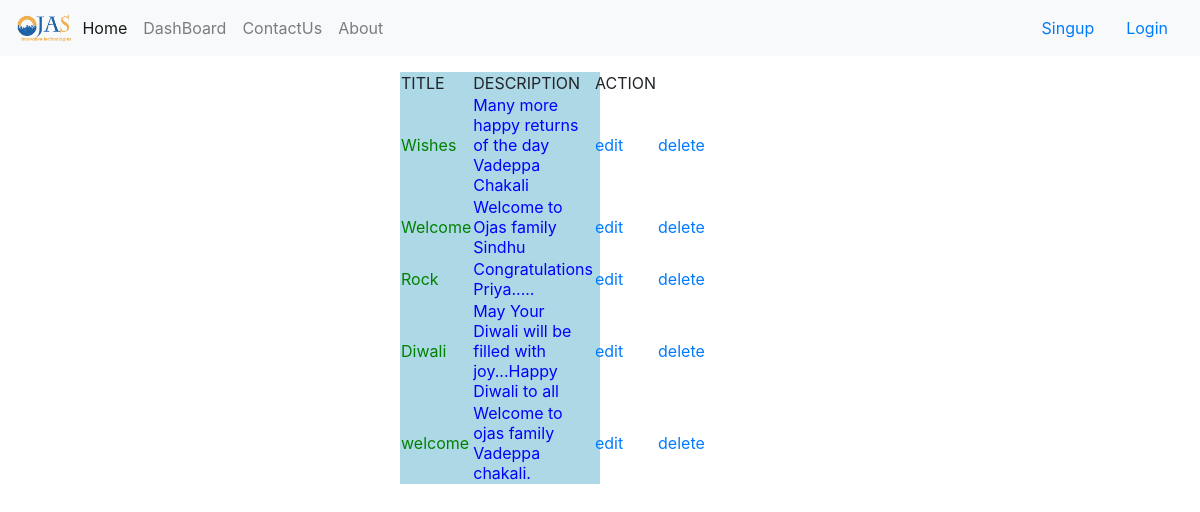
The page / on the database its author committed.
### app/models.py (models this page shows)
class Dashboard(models.Model):
    Title = models.CharField(max_length=15)
    Description = models.TextField()

### app/views.py (the view)
# urls.py: 2. Add a URL to urlpatterns:  path('', views.home, name='home')
def home(request):
    blogs = Dashboard.objects.all()
    return render(request, 'home.html', {'blog': blogs,'name':request.user})

### templates/home.html (shortened to what this page needs)
{% extends 'base.html' %}
{% load static %}
{% block content %}
<!DOCTYPE html>
<html lang="en">
<head>
</head>
<body >
<div class="srav ">
<table style="width:70%">
    <tr>
      <td >TITLE</td>
        <td >DESCRIPTION</td>
        <td >ACTION</td>
    <tbody>
    {% for fm in blog %}
    <tr >
      <td style="color:green">{{fm.Title}}</td>
        <td style="color:blue">{{fm.Description}}</td>
        <td> <a href="/edit/{{fm.id}}">edit</a> </td>
        <td> <a href="/delete/{{fm.id}}">delete</a> </td>
    </tr>
    </tbody>
{% endfor %}
    </tr>
</table>
</body>
</html>
{% endblock %}

### templates/base.html (shortened to what this page needs)
{% load static %}
<html lang="en">
<head>
<link rel="stylesheet" href="https://cdn.jsdelivr.net/npm/bootstrap@4.0.0/dist/css/bootstrap.min.css">
    <nav class="navbar navbar-expand-lg navbar-light bg-light">
  <img src="{% static 'img/1.png' %}" style="width:5%;">
  <div class="collapse navbar-collapse" id="navbarText">
    <ul class="navbar-nav mr-auto">
      <li class="nav-item active">
        <a class="nav-link" href="http://127.0.0.1:8000/">Home <span class="sr-only">(current)</span></a>
      </li>
        <li class="nav-item">
        <a class="nav-link" href="{% url 'dashboard' %}">DashBoard</a>
      </li>
      <li class="nav-item">
        <a class="nav-link" href="{% url 'contact' %}">ContactUs</a>
      </li>
      <li class="nav-item">
        <a class="nav-link" href="{% url 'about' %}">About</a>
      </li>
    </ul>
         <a class="nav-link" href="{% url 'signup' %}">Singup</a>
      {% if user.is_authenticated %}
         <a class="nav-link" href="{% url 'logout' %}">Logout </a>
      {% else %}
      <a class="nav-link" href="{% url 'login' %}">Login</a>
      {% endif %}
  </div>
</nav>
</head>
<body>
{% block content %}
{% endblock %}
</body>
</html>

### templates/home.html (style rules this page uses)
table, th, td { border:1px ; }
.srav { background-color:lightblue; margin-left:400px; margin-right:600px; }

### rows shown on the page
Dashboard: Title "Wishes", Description "Many more happy returns of the day Vadeppa Chakali"
Dashboard: Title "Welcome", Description "Welcome to Ojas family Sindhu"
Dashboard: Title "Rock", Description "Congratulations Priya....."
Dashboard: Title "Diwali", Description "May Your Diwali will be filled with joy...Happy Diwali to all"
Dashboard: Title "welcome", Description "Welcome to ojas family Vadeppa chakali."
